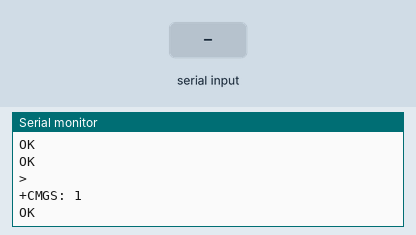
Simulated run of this sketch. Board: Arduino Uno, built with avr-gcc and run on an emulated ATmega328P. Shown: the last lines printed to the serial monitor. The inputs (shaded band) are chosen by the test bench. The modem accepts every AT command (registered, SIM ready, sends succeed) and sends nothing else.

Above: at 5.8 s.
5.9 s: "1" received over the second serial link
At 6.4 s:
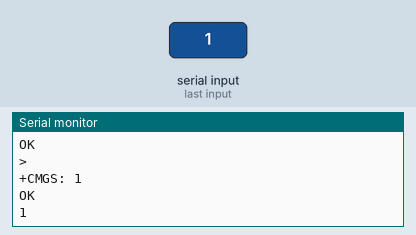
7.6 s: "0" received over the second serial link
At 8.8 s:
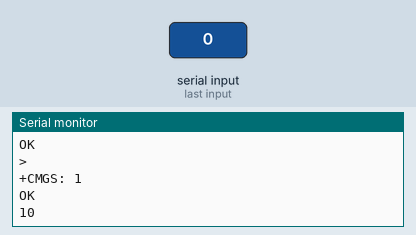

The sketch:

SIM800L_ver1.ino
```cpp
#include <SoftwareSerial.h>

//Create software serial object to communicate with SIM800L
SoftwareSerial mySerial(3, 2); //SIM800L Tx & Rx is connected to Arduino #3 & #2

void setup()
{
  //Begin serial communication with Arduino and Arduino IDE (Serial Monitor)
  Serial.begin(9600);

  //Begin serial communication with Arduino and SIM800L
  mySerial.begin(9600);

  Serial.println("Initializing...");
  delay(1000);

  mySerial.println("AT"); //Once the handshake test is successful, it will back to OK
  updateSerial();
  mySerial.println("AT+CSQ"); //Signal quality test, value range is 0-31 , 31 is the best
  updateSerial();
  mySerial.println("AT+CCID"); //Read SIM information to confirm whether the SIM is plugged
  updateSerial();
  mySerial.println("AT+CREG?"); //Check whether it has registered in the network
  updateSerial();
  sms();
}

void loop()
{
  updateSerial();
}
void sms(){
  mySerial.println("AT+CMGF=1"); // Configuring TEXT mode
  updateSerial();
  mySerial.println("AT+CMGS=\"+84868242509\"");//change ZZ with country code and xxxxxxxxxxx with phone number to sms
  updateSerial();
  mySerial.print("This is Message of TrunTrun"); //text content
  updateSerial();
  mySerial.write(26);
}
void updateSerial()
{
  delay(500);
  while (Serial.available())
  {
    mySerial.write(Serial.read());//Forward what Serial received to Software Serial Port
  }
  while(mySerial.available())
  {
    Serial.write(mySerial.read());//Forward what Software Serial received to Serial Port
  }
}
```

Measured:
- after the input at 5.9 s, the serial monitor: prints a new line after 0.20 s (image 1)
- after the input at 7.6 s, the serial monitor: prints a new line at once (image 2)
